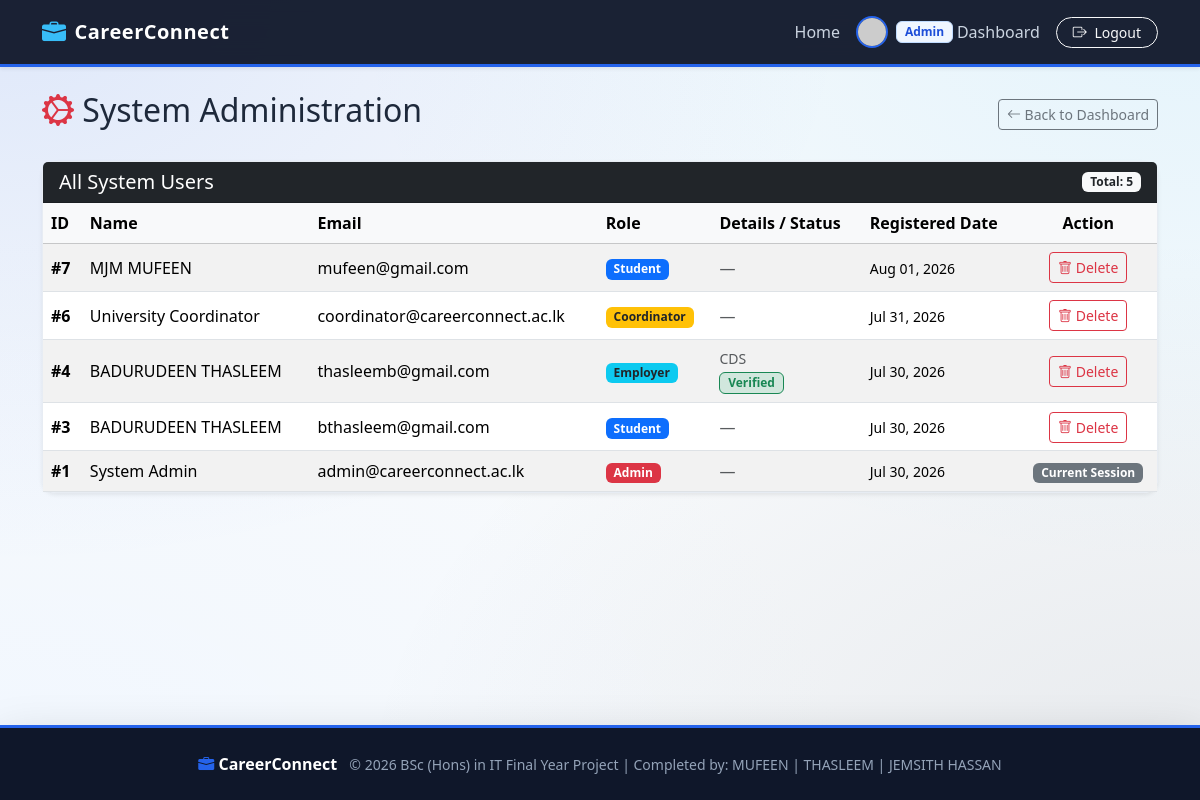
/manage_users.php (signed in), run on an earlier commit of the app's database.
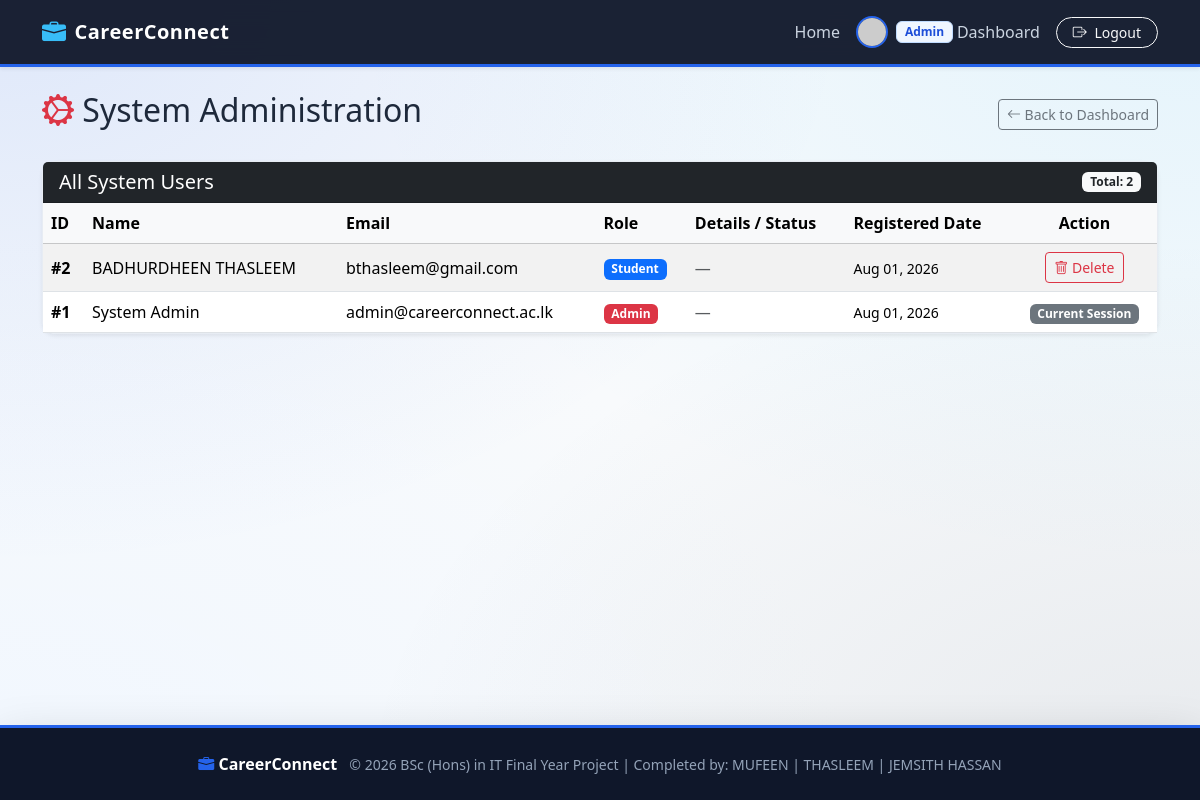
And on a later commit of the database.
### tables this page shows
CREATE TABLE users (
            user_id INTEGER PRIMARY KEY AUTOINCREMENT,
            name TEXT NOT NULL,
            email TEXT NOT NULL UNIQUE,
            password TEXT NOT NULL,
            role TEXT NOT NULL CHECK (role IN ('Student', 'Employer', 'Coordinator', 'Admin')),
            profile_pic TEXT DEFAULT NULL,
            created_at DATETIME DEFAULT CURRENT_TIMESTAMP
        );

CREATE TABLE employers (
            employer_id INTEGER PRIMARY KEY AUTOINCREMENT,
            user_id INTEGER NOT NULL UNIQUE,
            company_name TEXT NOT NULL,
            industry TEXT NOT NULL,
            company_website TEXT DEFAULT NULL,
            is_verified INTEGER DEFAULT 0 CHECK (is_verified IN (0, 1)),
            FOREIGN KEY (user_id) REFERENCES users(user_id) ON DELETE CASCADE
        );

### manage_users.php (the view, shortened to what this page needs)
<?php
$db = Database::getConnection();
$usersStmt = $db->query("
    SELECT u.user_id, u.name, u.email, u.role, u.created_at,
           e.company_name, e.is_verified
    FROM users u
    LEFT JOIN employers e ON u.user_id = e.user_id
    ORDER BY u.created_at DESC
");
$users = $usersStmt->fetchAll();
require_once __DIR__ . '/includes/header.php';
?>
<div class="d-flex justify-content-between align-items-center mb-4">
    <h2><i class="bi bi-gear-wide-connected text-danger"></i> System Administration</h2>
    <a href="dashboard.php" class="btn btn-outline-secondary btn-sm"><i class="bi bi-arrow-left"></i> Back to Dashboard</a>
</div>
<div class="card shadow-sm">
    <div class="card-header bg-dark text-white d-flex justify-content-between align-items-center">
        <h5 class="mb-0">All System Users</h5>
        <span class="badge bg-light text-dark">Total: <?= count($users) ?></span>
    </div>
    <div class="card-body p-0">
        <div class="table-responsive">
            <table class="table table-hover table-striped mb-0 align-middle">
                <thead class="table-light">
                    <tr>
                        <th>ID</th>
                        <th>Name</th>
                        <th>Email</th>
                        <th>Role</th>
                        <th>Details / Status</th>
                        <th>Registered Date</th>
                        <th class="text-center">Action</th>
                    </tr>
                </thead>
                <tbody>
                    <?php foreach ($users as $user): ?>
                        <tr>
                            <td><strong>#<?= $user['user_id'] ?></strong></td>
                            <td><?= htmlspecialchars($user['name']) ?></td>
                            <td><?= htmlspecialchars($user['email']) ?></td>
                            <td>
                                <?php
                                    $badgeClass = match($user['role']) {
                                        'Admin' => 'bg-danger',
                                        'Coordinator' => 'bg-warning text-dark',
                                        'Employer' => 'bg-info text-dark',
                                        'Student' => 'bg-primary',
                                        default => 'bg-secondary'
                                    };
                                ?>
                                <span class="badge <?= $badgeClass ?>"><?= htmlspecialchars($user['role']) ?></span>
                            </td>
                            <td>
                                <?php if ($user['role'] === 'Employer'): ?>
                                    <small class="d-block text-muted"><?= htmlspecialchars($user['company_name'] ?? 'N/A') ?></small>
                                    <?php if ($user['is_verified']): ?>
                                        <span class="badge bg-success-subtle text-success border border-success">Verified</span>
                                    <?php else: ?>
                                        <span class="badge bg-warning-subtle text-warning border border-warning">Pending Approval</span>
                                    <?php endif; ?>
                                <?php else: ?>
                                    <span class="text-muted">—</span>
                                <?php endif; ?>
                            </td>
                            <td><small><?= date('M d, Y', strtotime($user['created_at'])) ?></small></td>
                            <td class="text-center">
                                <?php if ($user['user_id'] !== $_SESSION['user_id']): ?>
                                    <a href="manage_users.php?action=delete&id=<?= $user['user_id'] ?>"
                                       class="btn btn-outline-danger btn-sm"
                                       onclick="return confirm('Are you sure you want to delete this account? This action cannot be undone.');">
                                        <i class="bi bi-trash"></i> Delete
                                    </a>
                                <?php else: ?>
                                    <span class="badge bg-secondary">Current Session</span>
                                <?php endif; ?>
                            </td>
                        </tr>
                    <?php endforeach; ?>
                </tbody>
            </table>
        </div>
    </div>
</div>
<?php require_once __DIR__ . '/includes/footer.php'; ?>

### includes/header.php (shortened to what this page needs)
<?php
function getProfilePicPath($picFileName) {
    return 'https://ui-avatars.com/api/?name=' . urlencode($_SESSION['name'] ?? 'User') . '&background=2563eb&color=fff&size=128';
}
?>
<!DOCTYPE html>
<html lang="en">
<head>
    <link href="https://cdn.jsdelivr.net/npm/bootstrap@5.3.2/dist/css/bootstrap.min.css" rel="stylesheet">
    <link href="https://cdn.jsdelivr.net/npm/bootstrap-icons@1.11.1/font/bootstrap-icons.css" rel="stylesheet">
</head>
<body class="d-flex flex-column min-vh-100">
<nav class="navbar navbar-expand-lg navbar-dark navbar-slate shadow-sm sticky-top">
  <div class="container">
    <a class="navbar-brand d-flex align-items-center" href="index.php">
        <i class="bi bi-briefcase-fill me-2 fs-4"></i>CareerConnect
    </a>
    <div class="collapse navbar-collapse" id="navbarNav">
      <ul class="navbar-nav ms-auto align-items-center">
        <li class="nav-item"><a class="nav-link" href="index.php">Home</a></li>
        <?php if (isset($_SESSION['user_id'])): ?>
            <li class="nav-item">
                <a class="nav-link d-flex align-items-center me-2" href="dashboard.php">
                    <img src="<?= getProfilePicPath($_SESSION['profile_pic'] ?? '') ?>" class="nav-profile-img me-2">
                    <span class="badge badge-sapphire me-1"><?= htmlspecialchars($_SESSION['role']) ?></span> Dashboard
                </a>
            </li>
            <li class="nav-item">
                <a class="btn btn-outline-light btn-sm px-3 rounded-pill" href="logout.php">
                    <i class="bi bi-box-arrow-right me-1"></i> Logout
                </a>
            </li>
        <?php endif; ?>
      </ul>
    </div>
  </div>
</nav>
<div class="container my-4 flex-grow-1">

### includes/footer.php (shortened to what this page needs)
</div>
<footer class="footer mt-auto py-4 text-center shadow-lg" style="background-color: var(--navy-900); border-top: 3px solid var(--sapphire-600); color: #94a3b8;">
  <div class="container">
    <div class="row align-items-center">
      <div class="col-md-12 text-center">
        <span class="fw-bold text-white me-2"><i class="bi bi-briefcase-fill text-sapphire"></i> CareerConnect</span>
        <small>&copy; <?= date('Y') ?> BSc (Hons) in IT Final Year Project | Completed by: MUFEEN | THASLEEM | JEMSITH HASSAN</small>
      </div>
    </div>
  </div>
</footer>
</body>
</html>

### includes/header.php (style rules this page uses)
:root { --navy-900: #0f172a; --navy-800: #1e293b; --sapphire-600: #2563eb; --sapphire-700: #1d4ed8; --sapphire-50: #eff6ff; --slate-800: #1e293b; --slate-600: #475569; }
body { background: radial-gradient(at 0% 0%, rgba(37, 99, 235, 0.12) 0px, transparent 50%), radial-gradient(at 100% 0%, rgba(56, 189, 248, 0.10) 0px, transparent 50%), radial-gradient(at 100% 100%, rgba(30, 41, 59, 0.08) 0px, transparent 50%), radial-gradient(at 0% 100%, rgba(239, 246, 255, 0.8) 0px, transparent 50%), #f8fafc; background-attachment: fixed; color: var(--slate-800); font-family: 'Segoe UI', system-ui, -apple-system, sans-serif; min-height: 100vh; }
.navbar-slate { background: rgba(15, 23, 42, 0.95) !important; backdrop-filter: blur(12px); border-bottom: 3px solid var(--sapphire-600); }
.navbar-brand { font-weight: 800; color: #ffffff !important; letter-spacing: 0.5px; }
.navbar-brand i { color: #38bdf8; }
.nav-link { color: #cbd5e1 !important; font-weight: 500; }
.card { background: rgba(255, 255, 255, 0.92); backdrop-filter: blur(10px); border: 1px solid rgba(226, 232, 240, 0.8); border-radius: 14px; box-shadow: 0 4px 15px rgba(15, 23, 42, 0.05); transition: transform 0.25s ease, box-shadow 0.25s ease; }
.badge-sapphire { background-color: var(--sapphire-50); color: var(--sapphire-700); border: 1px solid #bfdbfe; font-weight: 600; }
.nav-profile-img { width: 32px; height: 32px; object-fit: cover; border-radius: 50%; border: 2px solid var(--sapphire-600); }
.text-sapphire { color: var(--sapphire-600) !important; }

What changed in the data, as far as the page shows it:
removed users: user_id "7", name "MJM MUFEEN", email "mufeen@gmail.com", role "Student", created_at "Aug 01, 2026"
removed users: user_id "6", name "University Coordinator", email "coordinator@careerconnect.ac.lk", role "Coordinator", created_at "Jul 31, 2026"
removed employers: user.user_id "4", user.name "BADURUDEEN THASLEEM", user.email "thasleemb@gmail.com", user.role "Employer", company_name "CDS", is_verified "Verified", user.created_at "Jul 30, 2026"
removed users: user_id "3", name "BADURUDEEN THASLEEM", email "bthasleem@gmail.com", role "Student", created_at "Jul 30, 2026"
added users: user_id "2", name "BADHURDHEEN THASLEEM", email "bthasleem@gmail.com", role "Student", created_at "Aug 01, 2026"
changed users "System Admin": created_at "Jul 30, 2026" → "Aug 01, 2026"
Also different on the page:
count($users): "5" → "2"
